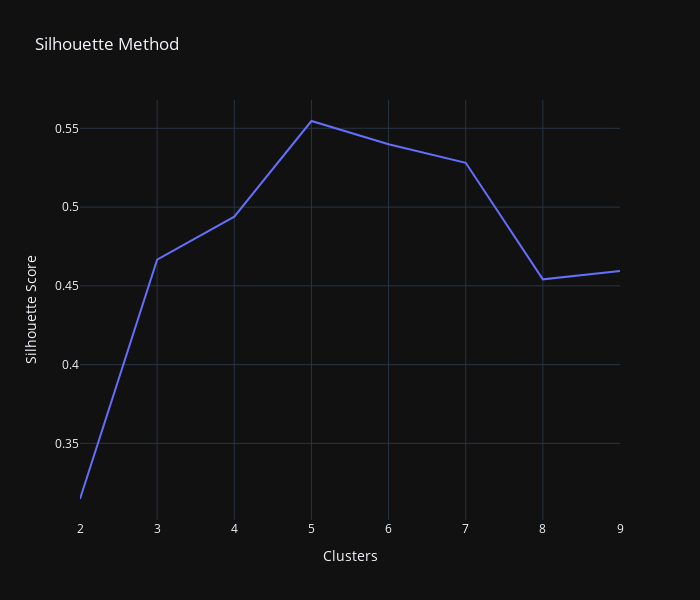

This figure's notebook cell:
### Markdown cell above
### Silhouette Score

### Code cell
silhouette_avg = []
for i in range(2, 10):
    temp_kmeans = KMeans(n_clusters=i)
    temp_kmeans.fit(data_scaled)
    cluster_label = temp_kmeans.labels_
    silhouette_avg.append(silhouette_score(data_scaled, cluster_label))
fig = px.line(x=range(2, 10), y=silhouette_avg, height=600, width=700, title="Silhouette Method")
fig.update_layout(xaxis_title="Clusters",
                  yaxis_title="Silhouette Score")
fig.show()

### Figure 1 — Plotly figure (JSON) as saved in the notebook; plotly's stock layout.template omitted (floating-point values rounded to 4 significant figures)
{"data": [{"hovertemplate": "x=%{x}<br>y=%{y}<extra></extra>", "legendgroup": "", "line": {"color": "#636efa", "dash": "solid"}, "marker": {"symbol": "circle"}, "mode": "lines", "name": "", "orientation": "v", "showlegend": false, "x": [2, 3, 4, 5, 6, 7, 8, 9], "xaxis": "x", "y": [0.3147, 0.4666, 0.4939, 0.5547, 0.5399, 0.5281, 0.4541, 0.4594], "yaxis": "y", "type": "scatter"}], "layout": {"xaxis": {"anchor": "y", "domain": [0.0, 1.0], "title": {"text": "Clusters"}}, "yaxis": {"anchor": "x", "domain": [0.0, 1.0], "title": {"text": "Silhouette Score"}}, "legend": {"tracegroupgap": 0}, "title": {"text": "Silhouette Method"}, "height": 600, "width": 700}}
